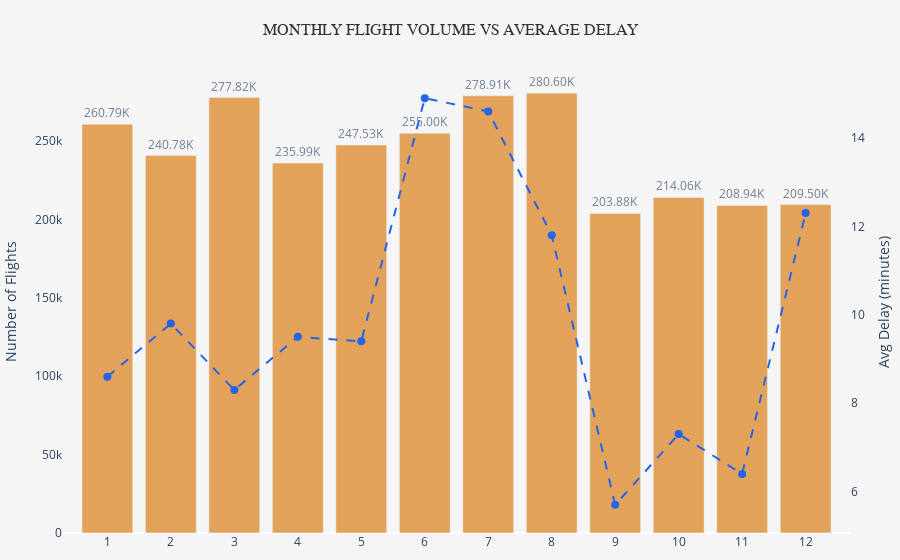

Notebook code cell kept with this figure:
### Code cell
monthly_volume_delay(df_flights)
monthly_volume_delay(df_flights, year = 2019)
monthly_volume_delay(df_flights, year = 2019, airline = "United Air Lines Inc.")

### Figure 1 — Plotly figure (JSON) as saved in the notebook; plotly's stock layout.template omitted (floating-point values rounded to 4 significant figures)
{"data": [{"cliponaxis": false, "hovertemplate": "<b>Month:</b> %{x}<br><b>Flights:</b> %{y:,}<br><extra></extra>", "marker": {"color": "#D97706"}, "name": "Number of Flights", "opacity": 0.65, "text": ["260.79K", "240.78K", "277.82K", "235.99K", "247.53K", "255.00K", "278.91K", "280.60K", "203.88K", "214.06K", "208.94K", "209.50K"], "textposition": "outside", "type": "bar", "x": [1, 2, 3, 4, 5, 6, 7, 8, 9, 10, 11, 12], "y": [260785, 240776, 277825, 235990, 247531, 254998, 278911, 280603, 203881, 214055, 208944, 209505], "yaxis": "y"}, {"cliponaxis": false, "line": {"color": "#2563EB", "dash": "dash", "width": 2}, "marker": {"size": 8}, "mode": "lines+markers", "name": "Avg Departure Delay (min)", "type": "scatter", "x": [1, 2, 3, 4, 5, 6, 7, 8, 9, 10, 11, 12], "y": [8.6, 9.8, 8.3, 9.5, 9.4, 14.9, 14.6, 11.8, 5.7, 7.3, 6.4, 12.3], "yaxis": "y2"}], "layout": {"margin": {"b": 10, "l": 10, "r": 10, "t": 70}, "paper_bgcolor": "#f5f5f5", "plot_bgcolor": "#f5f5f5", "showlegend": false, "title": {"font": {"color": "#333", "family": "Comic Sans MS", "size": 16}, "text": "MONTHLY FLIGHT VOLUME VS AVERAGE DELAY", "x": 0.5, "xanchor": "center"}, "xaxis": {"showgrid": false, "type": "category"}, "yaxis": {"showgrid": false, "title": {"text": "Number of Flights"}}, "yaxis2": {"overlaying": "y", "showgrid": false, "side": "right", "title": {"text": "Avg Delay (minutes)"}}}}
